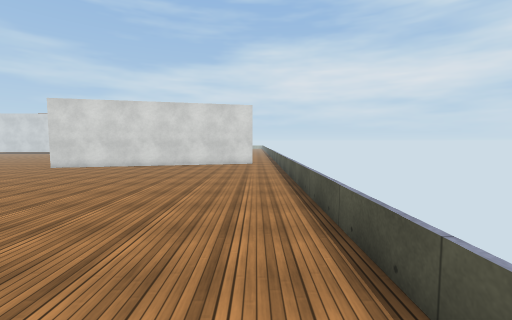
view 1 (above)

17 first-person views from a walk through a scene from a Unity 3-D project. The camera is 1.5 m above the floor, tilts 4° down and sees 90° across. The floor is counted in squares, 1 m on a side. Each view is taken from the middle of a square. On the plan, view 1 faces up. The plan holds only what a view shows up to about 13 squares ahead; the rest is blank. The place goes on beyond the plan. Some animated figures are not drawn. Surface patterns are stand-ins for the level's own textures.

view 2
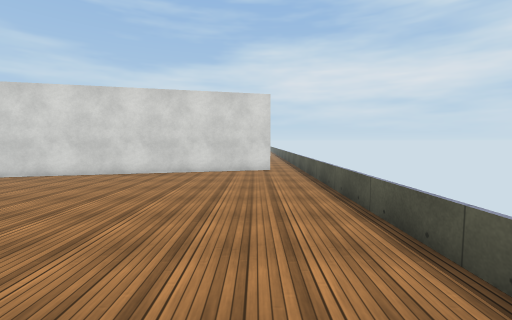

view 3
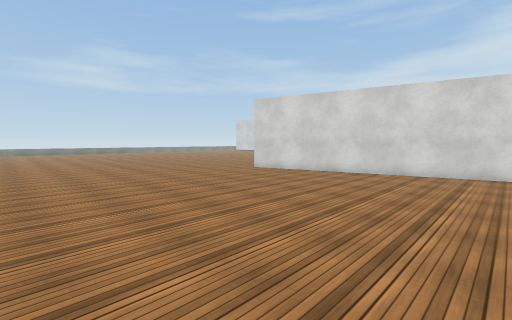

view 4
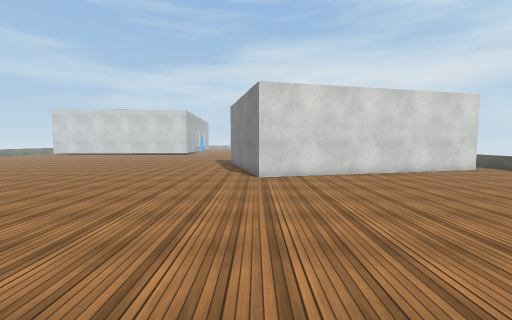

view 5
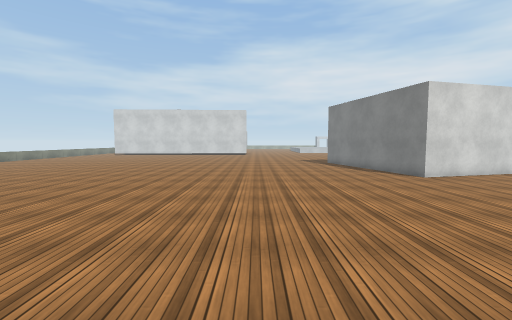

view 6
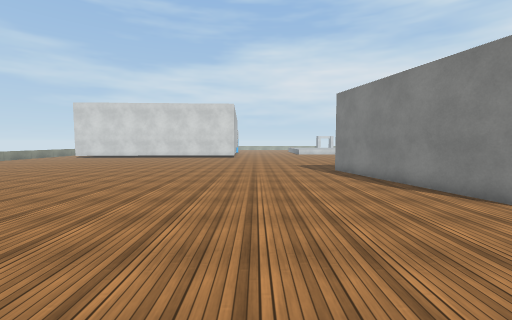

view 7
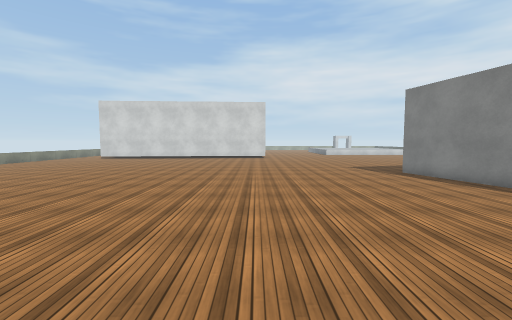

view 8
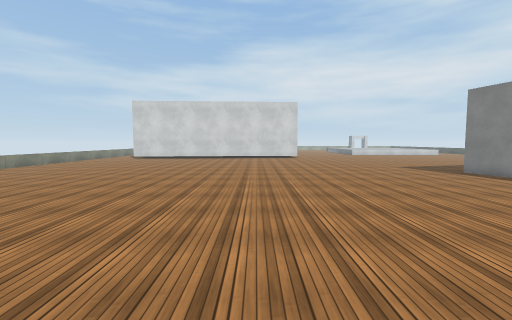

view 9
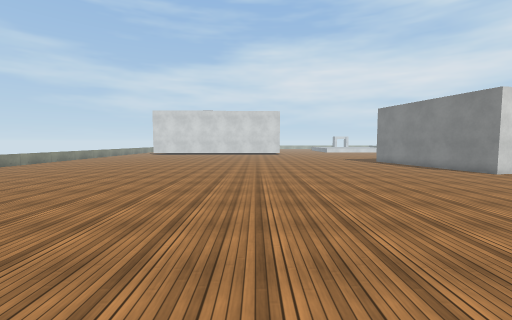

view 10
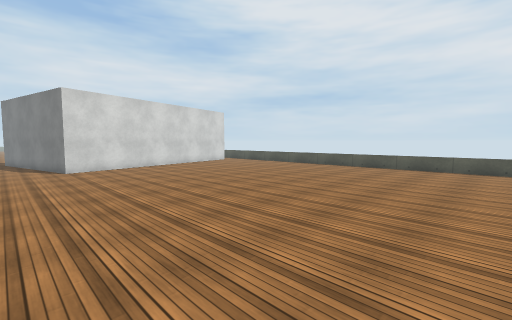

view 11
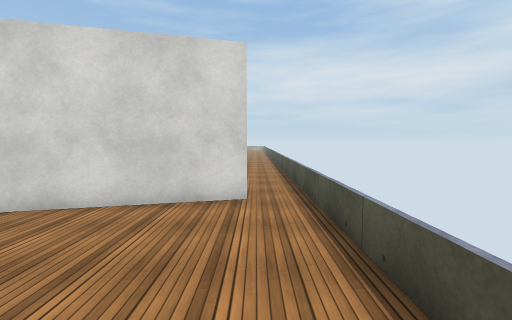

view 12
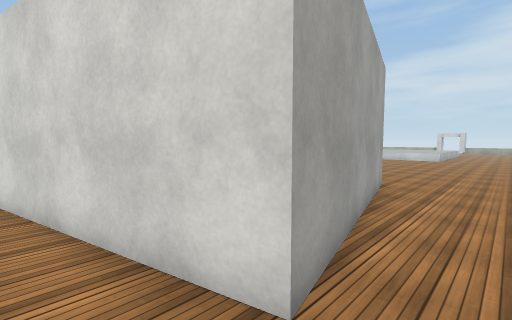

view 13
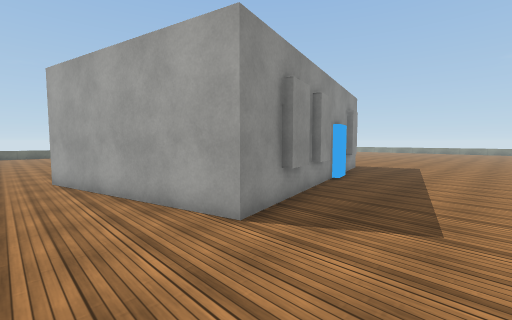

view 14
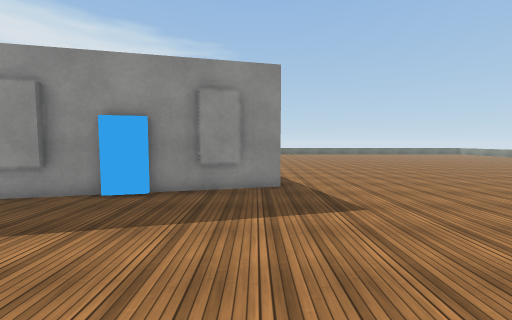

view 15
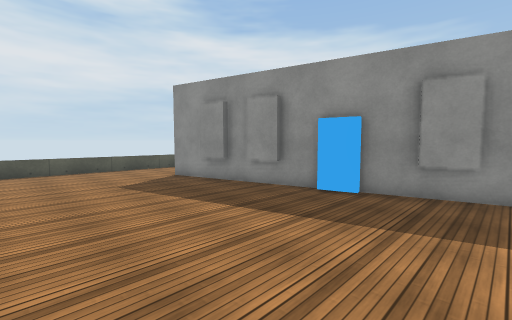

view 16
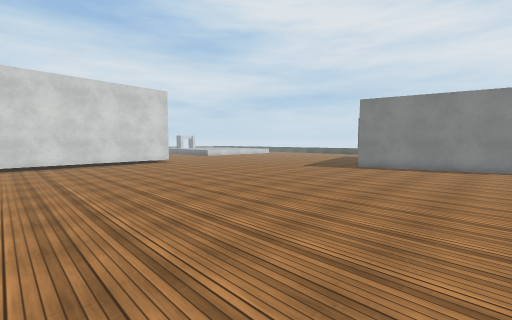

view 17
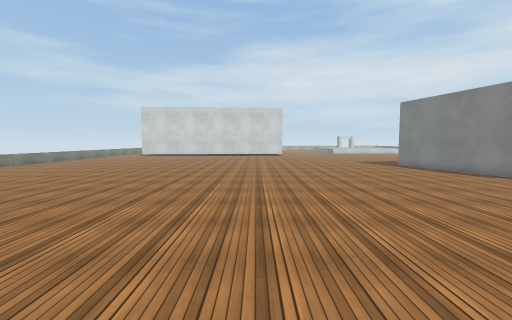

### Floor plan
Points are (right, up) in squares from view 1. A wall is a line through its corners. A room is listed if a view was taken in it or the views show most of it. See-through windows are left out.
Room 1 (views 1, 2, 3, 4, 5, 6, 7, 8, 9, 10, 11, 12, 13, 14, 15, 16, 17)
walls: (-3.6, 25) (-2.2, 25.4) (-0.2, 17.6) (-11.9, 14.7) (-13.8, 22.5) (-5.4, 24.6)
low walls: (1.5, 27) (1.5, 31.1); (1.5, -0.1) (1.5, 24)
objects: other object (-10, 23) to (-9, 24); other object (-7, 24) to (-7, 25); other object (-5, 25) to (-4, 25)

Where each view was taken, in squares from view 1:
view 1: 0 up, 0 right, facing up
view 2: 4 up, 1 left, facing up
view 3: 4 up, 1 left, facing up-left
view 4: 4 up, 12 left, facing up
view 5: 4 up, 19 left, facing up
view 6: 9 up, 18 left, facing up
view 7: 10 up, 21 left, facing up
view 8: 10 up, 24 left, facing up
view 9: 3 up, 23 left, facing up
view 10: 0 up, 14 left, facing up-right
view 11: 11 up, 0 right, facing up
view 12: 16 up, 1 right, facing up-left
view 13: 29 up, 1 right, facing down-left
view 14: 31 up, 13 left, facing down
view 15: 31 up, 13 left, facing down-right
view 16: 16 up, 29 left, facing up-right
view 17: 6 up, 23 left, facing up
